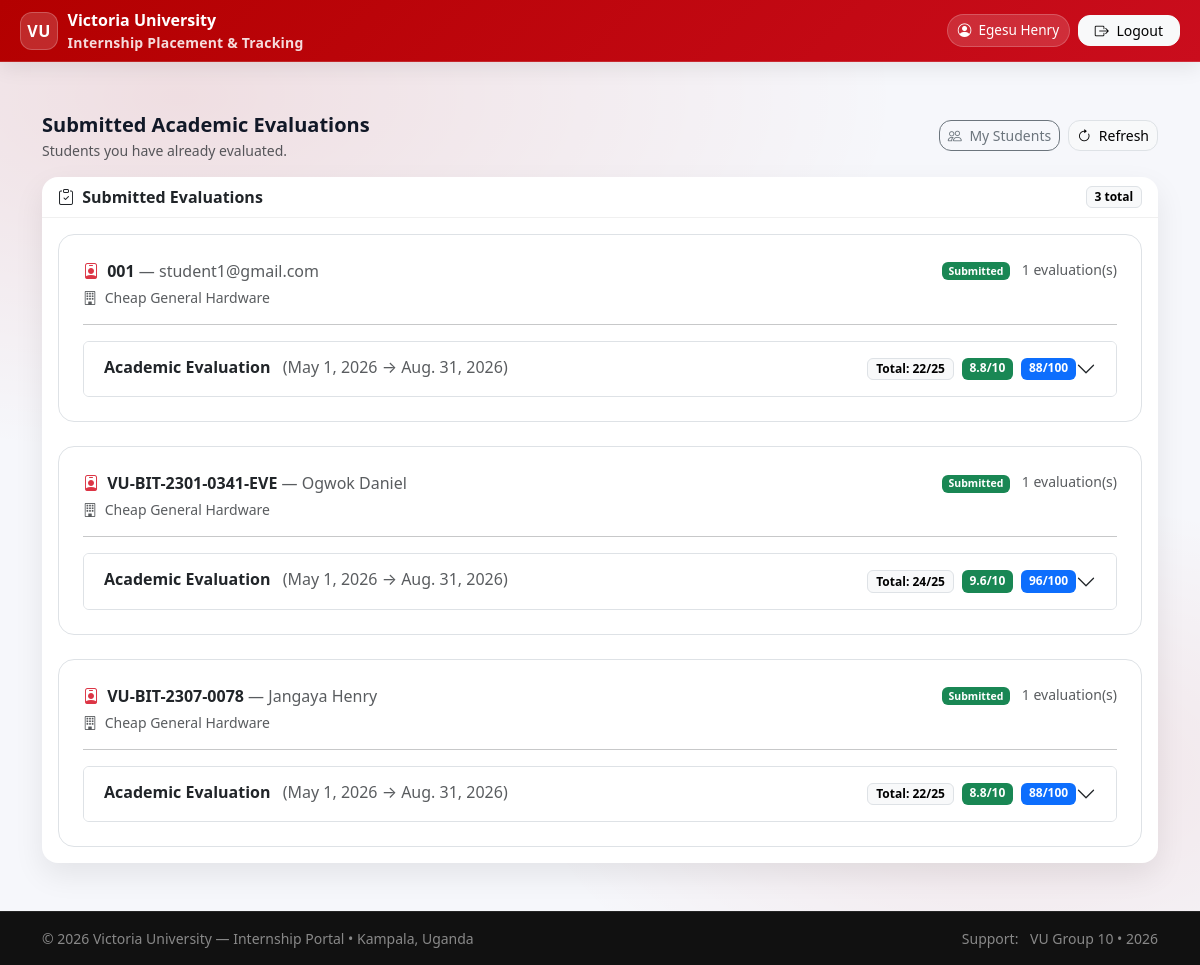
The app's page /tracking/supervisor/evaluations/academic/submitted/ (signed in) with its own data.
### accounts/models.py (models this page shows, shortened)
class User(AbstractUser):
    username = None
    email = models.EmailField(_("email address"), unique=True)
    USERNAME_FIELD = "email"
    REQUIRED_FIELDS = []
    objects = UserManager()
    class Meta:
        permissions = [
            ("role_university_supervisor", "Role: VU_UniversitySupervisor"),
            ("role_industry_supervisor", "Role: IndustrySupervisor"),
            ("role_coordinator", "Role: VU_Coordinator"),
        ]
    @property
    def display_name(self):
        full = self.get_full_name().strip()
        return full if full else self.email

class StudentProfile(models.Model):
    user = models.OneToOneField("accounts.User", on_delete=models.CASCADE, related_name="student_profile")
    reg_no = models.CharField(max_length=50, unique=True)
    phone = models.CharField(max_length=30, blank=True)
    program = models.ForeignKey(
        "academics.Program",
        on_delete=models.PROTECT,
        null=True,
        blank=True,
        related_name="students",
    )

### tracking/models.py (models this page shows, shortened)
class AcademicEvaluation(models.Model):
    STATUS_CHOICES = [("draft", "Draft"), ("submitted", "Submitted")]
    placement = models.OneToOneField("placements.Placement", on_delete=models.CASCADE, related_name="academic_evaluation")
    supervisor_user = models.ForeignKey(
        settings.AUTH_USER_MODEL, on_delete=models.SET_NULL, null=True, blank=True, related_name="academic_evaluations"
    )
    status = models.CharField(max_length=20, choices=STATUS_CHOICES, default="draft")
    submitted_at = models.DateTimeField(null=True, blank=True)
    understanding_of_internship = models.PositiveSmallIntegerField(default=0)
    support_framework = models.PositiveSmallIntegerField(default=0)
    culture_fit = models.PositiveSmallIntegerField(default=0)
    work_output = models.PositiveSmallIntegerField(default=0)
    general_presentation = models.PositiveSmallIntegerField(default=0)
    understanding_of_internship_comment = models.TextField(blank=True, default="")
    support_framework_comment = models.TextField(blank=True, default="")
    culture_fit_comment = models.TextField(blank=True, default="")
    work_output_comment = models.TextField(blank=True, default="")
    general_presentation_comment = models.TextField(blank=True, default="")
    recommendation = models.TextField(blank=True, default="")
    supervisor_name = models.CharField(max_length=255, blank=True, default="")
    supervisor_signature = models.CharField(max_length=255, blank=True, default="")
    created_at = models.DateTimeField(auto_now_add=True)
    updated_at = models.DateTimeField(auto_now=True)
    SCORE_FIELDS = [
        "understanding_of_internship",
        "support_framework",
        "culture_fit",
        "work_output",
        "general_presentation",
    ]
    @property
    def total_marks(self) -> int:
        return sum(int(getattr(self, f, 0) or 0) for f in self.SCORE_FIELDS)
    @property
    def max_marks(self) -> int:
        return len(self.SCORE_FIELDS) * 5  # 25
    @property
    def score_out_of_100(self) -> float:
        return (self.total_marks / self.max_marks) * 100 if self.max_marks else 0.0
    @property
    def score_out_of_10(self) -> float:
        return (self.total_marks / self.max_marks) * 10 if self.max_marks else 0.0

### placements/models.py (models this page shows, shortened)
class Placement(models.Model):
    STATUS = [
        ("pending_student_ack", "Pending student acknowledgement"),
        ("active", "Active"),
        ("on_hold", "On hold"),
        ("completed", "Completed"),
        ("terminated", "Terminated"),
    ]
    request = models.OneToOneField(InternshipRequest, on_delete=models.PROTECT, related_name="placement")
    company = models.ForeignKey(Company, on_delete=models.PROTECT)
    industry_supervisor = models.ForeignKey(CompanyContact, null=True, blank=True, on_delete=models.SET_NULL)
    university_supervisor = models.ForeignKey("accounts.StaffProfile", null=True, blank=True, on_delete=models.SET_NULL)
    start_date = models.DateField()
    end_date = models.DateField()
    placement_letter = models.FileField(upload_to="placements/letters/", blank=True, null=True)
    status = models.CharField(max_length=30, choices=STATUS, default="pending_student_ack")
    created_at = models.DateTimeField(auto_now_add=True)

### companies/models.py (models this page shows, shortened)
class Company(models.Model):
    STATUS = [
        ("pending_verification", "Pending verification"),
        ("approved", "Approved"),
        ("rejected", "Rejected"),
        ("inactive", "Inactive"),
    ]
    name = models.CharField(max_length=200, unique=True)
    industry = models.CharField(max_length=120, blank=True)
    district = models.CharField(max_length=120, blank=True)
    address = models.CharField(max_length=255, blank=True)
    status = models.CharField(max_length=30, choices=STATUS, default="pending_verification")
    created_at = models.DateTimeField(auto_now_add=True)

### tracking/views.py (the view)
# urls.py: path("supervisor/evaluations/academic/submitted/", views.supervisor_submitted_academic_evaluations, name="supervisor_submitted_academic_evaluations"),
@login_required
def supervisor_submitted_academic_evaluations(request):
    if not is_university_supervisor(request.user):
        return HttpResponseForbidden("University Supervisors only.")
    staff = getattr(request.user, "staff_profile", None)
    if not staff:
        return HttpResponseForbidden("Staff profile not set.")
    evaluations = (
        AcademicEvaluation.objects
        .filter(status="submitted", placement__university_supervisor=staff, supervisor_user=request.user)
        .select_related(
            "placement",
            "placement__company",
            "placement__request__student",
            "placement__request__student__user",
        )
        .order_by("placement__request__student__reg_no", "-submitted_at")
    )
    return render(request, "tracking/supervisor_submitted_academic_evaluations.html", {
        "evaluations": evaluations,
    })

### tracking/views.py (called while the page is built)
def is_university_supervisor(user):
    return user.is_authenticated and (user.is_superuser or user.has_perm("accounts.role_university_supervisor"))

### templates/tracking/supervisor_submitted_academic_evaluations.html (shortened to what this page needs)
{% extends "base.html" %}
{% block content %}
<div class="row g-4">
  <div class="col-12">
    <div class="d-flex flex-column flex-md-row justify-content-between align-items-start align-items-md-center gap-2">
      <div>
        <div class="fw-bold fs-5">Submitted Academic Evaluations</div>
        <div class="text-muted small">Students you have already evaluated.</div>
      </div>
      <div class="d-flex gap-2">
        <a href="{% url 'supervisor_students' %}" class="btn btn-outline-secondary btn-sm">
          <i class="bi bi-people me-1"></i> My Students
        </a>
        <a href="{% url 'supervisor_submitted_academic_evaluations' %}" class="btn btn-light border btn-sm">
          <i class="bi bi-arrow-clockwise me-1"></i> Refresh
        </a>
      </div>
    </div>
    <div class="card mt-3">
      <div class="card-header d-flex align-items-center justify-content-between">
        <span class="fw-bold"><i class="bi bi-clipboard-check me-1"></i> Submitted Evaluations</span>
        <span class="badge text-bg-light border">{{ evaluations|length }} total</span>
      </div>
      <div class="card-body">
        {% if evaluations %}
          {% regroup evaluations by placement.request.student as student_groups %}
          <div class="d-flex flex-column gap-4">
            {% for g in student_groups %}
              <div class="border rounded-4 p-3 p-md-4 bg-white">
                <div class="d-flex flex-column flex-md-row justify-content-between gap-2">
                  <div>
                    <div class="fw-bold">
                      <i class="bi bi-person-badge text-danger me-1"></i>
                      {{ g.grouper.reg_no }}
                      <span class="text-muted fw-normal">— {{ g.grouper.user.display_name }}</span>
                    </div>
                    {% with ev=g.list.0 %}
                      <div class="small text-muted mt-1">
                        <i class="bi bi-building me-1"></i> {{ ev.placement.company.name }}
                      </div>
                    {% endwith %}
                  </div>
                  <div class="text-muted small">
                    <span class="badge text-bg-success">Submitted</span>
                    <span class="ms-2">{{ g.list|length }} evaluation(s)</span>
                  </div>
                </div>
                <hr class="my-3">
                <div class="accordion" id="acc-student-{{ g.grouper.id }}">
                  {% for ev in g.list %}
                    <div class="accordion-item">
                      <h2 class="accordion-header" id="h-ev-{{ ev.id }}">
                        <button class="accordion-button collapsed" type="button"
                                data-bs-toggle="collapse"
                                data-bs-target="#c-ev-{{ ev.id }}"
                                aria-expanded="false"
                                aria-controls="c-ev-{{ ev.id }}">
                          <div class="w-100 d-flex flex-column flex-md-row justify-content-between gap-2">
                            <div class="fw-semibold">
                              Academic Evaluation
                              <span class="text-muted fw-normal ms-2">
                                ({{ ev.placement.start_date }} → {{ ev.placement.end_date }})
                              </span>
                            </div>
                            <div class="d-flex flex-wrap gap-2 justify-content-end">
                              <span class="badge text-bg-light border">
                                Total: {{ ev.total_marks }}/{{ ev.max_marks }}
                              </span>
                              <span class="badge text-bg-success">
                                {{ ev.score_out_of_10|floatformat:1 }}/10
                              </span>
                              <span class="badge text-bg-primary">
                                {{ ev.score_out_of_100|floatformat:0 }}/100
                              </span>
                            </div>
                          </div>
                        </button>
                      </h2>
                    </div>
                  {% endfor %}
                </div>
              </div>
            {% endfor %}
          </div>
        {% endif %}
      </div>
    </div>
  </div>
</div>
{% endblock %}

### templates/base.html (shortened to what this page needs)
<!doctype html>
<html lang="en">
<head>
  {% load static %}
  <link href="https://cdn.jsdelivr.net/npm/bootstrap@5.3.3/dist/css/bootstrap.min.css" rel="stylesheet">
  <link rel="stylesheet" href="https://cdn.jsdelivr.net/npm/bootstrap-icons@1.11.3/font/bootstrap-icons.min.css">
  <link rel="stylesheet" href="{% static 'base/css/vu_portal.css' %}">
</head>
<body class="vu-body d-flex flex-column">
  <header class="vu-topbar">
    <nav class="navbar navbar-expand-lg navbar-dark py-2">
      <div class="container-fluid vu-container-pad">
        <a class="vu-brand" href="{% url 'dashboard' %}">
          <span class="vu-badge">VU</span>
          <span class="d-none d-sm-inline">
            Victoria University
            <small class="d-none d-lg-block">Internship Placement & Tracking</small>
          </span>
        </a>
        <div class="collapse navbar-collapse" id="vuNav">
          <ul class="navbar-nav ms-auto align-items-lg-center gap-lg-2">
            {% if request.user.is_authenticated %}
              <li class="nav-item my-2 my-lg-0">
                <span class="vu-pill">
                  <i class="bi bi-person-circle"></i>
                  {{ request.user.display_name|default:request.user.email }}
                </span>
              </li>
              <li class="nav-item my-2 my-lg-0">
                <form method="post" action="{% url 'logout' %}" class="d-inline">
                  <button type="submit" class="btn btn-light btn-sm px-3">
                    <i class="bi bi-box-arrow-right me-1"></i> Logout
                  </button>
                </form>
              </li>
            {% else %}
              <li class="nav-item my-2 my-lg-0">
                <a href="{% url 'login' %}" class="btn btn-light btn-sm px-3">
                  <i class="bi bi-box-arrow-in-right me-1"></i> Login
                </a>
              </li>
            {% endif %}
          </ul>
        </div>
      </div>
    </nav>
  </header>
  <main id="main-content" class="container vu-main my-4 my-lg-5 flex-grow-1">
    {% block content %}{% endblock %}
  </main>
  <footer class="vu-footer mt-auto">
    <div class="container py-3 d-flex flex-column flex-md-row justify-content-between align-items-start align-items-md-center gap-2">
      <div class="small text-white-50">
        © {% now "Y" %} Victoria University — Internship Portal
        <span class="d-none d-md-inline">• Kampala, Uganda</span>
      </div>
      <div class="small text-white-50">
        <span class="me-2">Support:</span>
        <span class="text-white-50">VU Group 10 • 2026</span>
      </div>
    </div>
  </footer>
</body>
</html>

### static/base/css/vu_portal.css (style rules this page uses)
:root { --vu-red: #8B0000; --vu-red-2: #B30000; --vu-dark: #111827; --vu-bg: #f6f7fb; --vu-card: #ffffff; --vu-border: rgba(0,0,0,.08); --vu-muted: #6b7280; --vu-radius: 16px; --vu-radius-sm: 12px; --vu-shadow: 0 12px 30px rgba(0,0,0,.08); --vu-shadow-hover: 0 14px 34px rgba(0,0,0,.10); --vu-soft: rgba(179,0,0,.08); }
.vu-body { min-height: 100vh; background: radial-gradient(1200px 600px at 15% 10%, rgba(179,0,0,.10), transparent 60%), radial-gradient(900px 500px at 85% 80%, rgba(179,0,0,.08), transparent 55%), var(--vu-bg); color: var(--vu-dark); }
a { text-decoration: none; }
.vu-topbar { background: linear-gradient(135deg, var(--vu-red), var(--vu-red-2)); box-shadow: 0 12px 30px rgba(0,0,0,.18); border-bottom: 1px solid rgba(255,255,255,.14); }
.vu-badge { width: 38px; height: 38px; display: grid; place-items: center; border-radius: 12px; background: rgba(255,255,255,.18); border: 1px solid rgba(255,255,255,.25); font-weight: 900; letter-spacing: .4px; }
.vu-pill { display: inline-flex; align-items: center; gap: .45rem; padding: .38rem .65rem; border-radius: 999px; background: rgba(255,255,255,.14); border: 1px solid rgba(255,255,255,.18); color: #fff; font-size: .85rem; white-space: nowrap; }
.card { border: 0; border-radius: var(--vu-radius); box-shadow: var(--vu-shadow); }
.card-header { background: transparent; border-bottom: 1px solid rgba(0,0,0,.06); font-weight: 800; }
.btn { border-radius: var(--vu-radius-sm); }
.vu-footer { background: linear-gradient(135deg, #141414, #0b0f1a); border-top: 1px solid rgba(255,255,255,.08); }

### templates/base.html (style rules this page uses)
:root { --vu-red:#b30000; --vu-red-2:#ca0d1d; --vu-soft:#fff5f5; }
.vu-topbar { position: sticky; top: 0; z-index: 1030; background: linear-gradient(135deg, var(--vu-red), var(--vu-red-2)); border-bottom: 1px solid rgba(255,255,255,.14); box-shadow: 0 .35rem 1.2rem rgba(0,0,0,.08); }
.vu-brand { display:flex; align-items:center; gap:.6rem; text-decoration:none; color:#fff; font-weight:900; }
.vu-badge { width:38px; height:38px; border-radius: 12px; display:grid; place-items:center; background: rgba(255,255,255,.16); border: 1px solid rgba(255,255,255,.22); font-weight:900; letter-spacing:.5px; }
.vu-brand small { display:block; color:rgba(255,255,255,.86); font-weight:600; letter-spacing:.2px; }
.vu-pill { display:inline-flex; align-items:center; gap:.45rem; padding:.35rem .6rem; border-radius: 999px; background: rgba(255,255,255,.14); border: 1px solid rgba(255,255,255,.20); color:#fff; font-size:.85rem; white-space: nowrap; }
.vu-main { min-height: calc(100vh - 140px); }
.vu-footer { background: #111; border-top: 1px solid rgba(255,255,255,.08); }
@media (min-width: 992px) { .vu-container-pad { padding-left: 1.25rem; padding-right: 1.25rem; } }

### records on screen
User: user.display_name "Egesu Henry"
StudentProfile: grouper.reg_no "001", grouper.user.display_name "student1@gmail.com", list.0.placement.company.name "Cheap General Hardware", list|length "1"
AcademicEvaluation: placement.start_date "May 1, 2026", placement.end_date "Aug. 31, 2026", total_marks "22", max_marks "25", score_out_of_10 "8.8", score_out_of_100 "88"
StudentProfile: grouper.reg_no "VU-BIT-2301-0341-EVE", grouper.user.display_name "Ogwok Daniel", list.0.placement.company.name "Cheap General Hardware", list|length "1"
AcademicEvaluation: placement.start_date "May 1, 2026", placement.end_date "Aug. 31, 2026", total_marks "24", max_marks "25", score_out_of_10 "9.6", score_out_of_100 "96"
StudentProfile: grouper.reg_no "VU-BIT-2307-0078", grouper.user.display_name "Jangaya Henry", list.0.placement.company.name "Cheap General Hardware", list|length "1"
AcademicEvaluation: placement.start_date "May 1, 2026", placement.end_date "Aug. 31, 2026", total_marks "22", max_marks "25", score_out_of_10 "8.8", score_out_of_100 "88"

### other values on screen
{{ evaluations|length }} "3"
